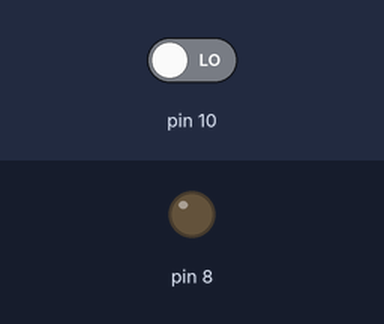
Bench run of a sketch on a simulated Arduino Uno, built with avr-gcc and run on an emulated ATmega328P. Parts: output pins drawn as LEDs (lit = HIGH). The test bench sets the inputs (shaded band); at power-on: pin 10 LOW.

Above: at 1.2 s.
1.3 s: pin 10 driven HIGH
At 2.2 s:
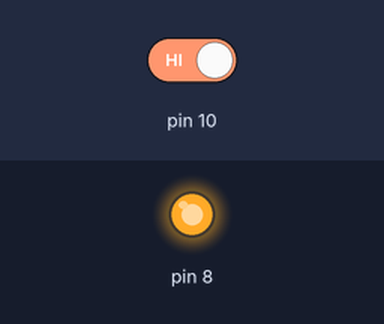
2.8 s: pin 10 driven LOW
At 3.4 s:
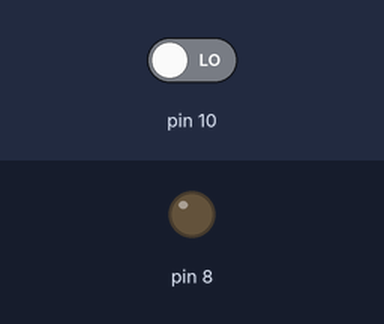
Timing chart, 0 to 5.8 s (numbered marks = the images above; inputs shaded):
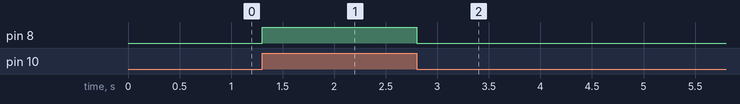

Measured:
- after the input at 1.3 s, pin 8: LOW → HIGH at once
- after the input at 2.8 s, pin 8: HIGH → LOW at once

The sketch:

Exp1B.ino
```cpp
//Interfacing a switch with External 10k pullup resistor
//LED ----> Digital Pin 8 (or PB0)
//Switch    ----> Digital Pin 10 (or PB2)
#include <avr/io.h>
#include <util/delay.h>

void setup()
{
    DDRB |= 0x01;  //PB0 (external LED) is set as output
    DDRB &= ~0x04;  //Switch connected to PB2. Set as Input.
    PORTB &= ~0x01;  // LED initially OFF
}

void loop()
{
  unsigned long SW = (PINB & 0x04); //Read PB2 where switch is connected.

  if (SW == 0x04)
    PORTB |= 0x01; //If switch pressed, turn LED ON.
  else
    PORTB &= ~0x01; //Else, turn LED OFF.

  _delay_ms(20); //Software Debouncing
}
```
